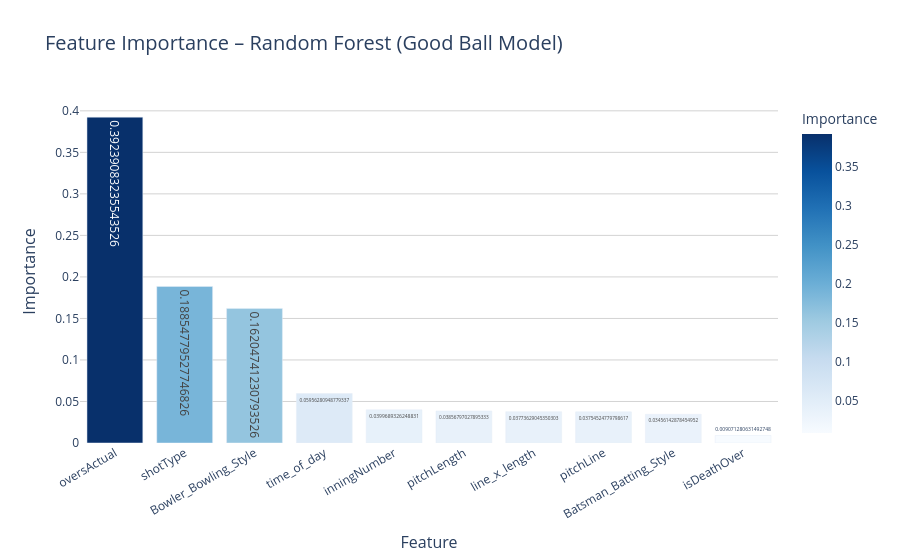

The cell this chart's notebook holds for it:
### Code cell
import pandas as pd
import plotly.express as px

# Assuming you trained model_goodball using X_train
importances = rf.feature_importances_
feature_names = X_train.columns

# Combine into DataFrame
importance_df = pd.DataFrame({
    "Feature": feature_names,
    "Importance": importances
}).sort_values(by="Importance", ascending=False).head(15)

# Plot using Plotly
fig = px.bar(
    importance_df,
    x="Feature",
    y="Importance",
    title="Feature Importance – Random Forest (Good Ball Model)",
    text="Importance",
    color="Importance",
    color_continuous_scale="Blues"
)

fig.update_layout(
    title_font_size=20,
    xaxis_title_font_size=16,
    yaxis_title_font_size=16,
    plot_bgcolor="white",
    yaxis=dict(showgrid=True, gridcolor="lightgray"),
    xaxis_tickangle=-30
)

fig.show()

### Figure 1 — Plotly figure (JSON) as saved in the notebook; plotly's stock layout.template omitted (floating-point values rounded to 4 significant figures)
{"data": [{"hovertemplate": "Feature=%{x}<br>Importance=%{marker.color}<extra></extra>", "legendgroup": "", "marker": {"color": [0.3924, 0.1885, 0.162, 0.05956, 0.03997, 0.03857, 0.03774, 0.03755, 0.03456, 0.009071], "coloraxis": "coloraxis", "pattern": {"shape": ""}}, "name": "", "orientation": "v", "showlegend": false, "text": [0.3924, 0.1885, 0.162, 0.05956, 0.03997, 0.03857, 0.03774, 0.03755, 0.03456, 0.009071], "textposition": "auto", "type": "bar", "x": ["oversActual", "shotType", "Bowler_Bowling_Style", "time_of_day", "inningNumber", "pitchLength", "line_x_length", "pitchLine", "Batsman_Batting_Style", "isDeathOver"], "xaxis": "x", "y": [0.3924, 0.1885, 0.162, 0.05956, 0.03997, 0.03857, 0.03774, 0.03755, 0.03456, 0.009071], "yaxis": "y"}], "layout": {"barmode": "relative", "coloraxis": {"colorbar": {"title": {"text": "Importance"}}, "colorscale": [[0, "rgb(247,251,255)"], [0.125, "rgb(222,235,247)"], [0.25, "rgb(198,219,239)"], [0.375, "rgb(158,202,225)"], [0.5, "rgb(107,174,214)"], [0.625, "rgb(66,146,198)"], [0.75, "rgb(33,113,181)"], [0.875, "rgb(8,81,156)"], [1, "rgb(8,48,107)"]]}, "legend": {"tracegroupgap": 0}, "plot_bgcolor": "white", "title": {"font": {"size": 20}, "text": "Feature Importance – Random Forest (Good Ball Model)"}, "xaxis": {"anchor": "y", "domain": [0, 1], "tickangle": -30, "title": {"font": {"size": 16}, "text": "Feature"}}, "yaxis": {"anchor": "x", "domain": [0, 1], "gridcolor": "lightgray", "showgrid": true, "title": {"font": {"size": 16}, "text": "Importance"}}}}
